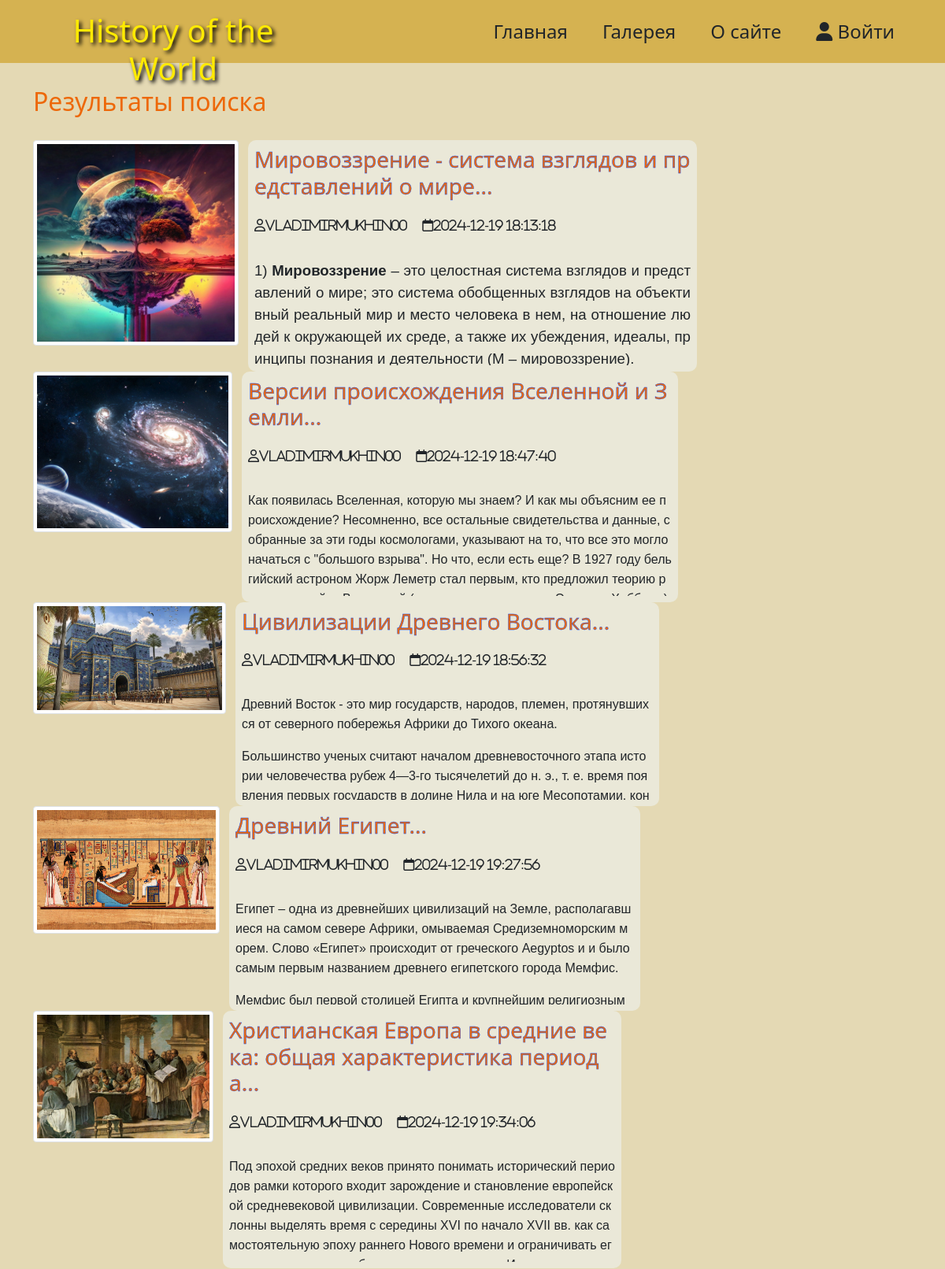
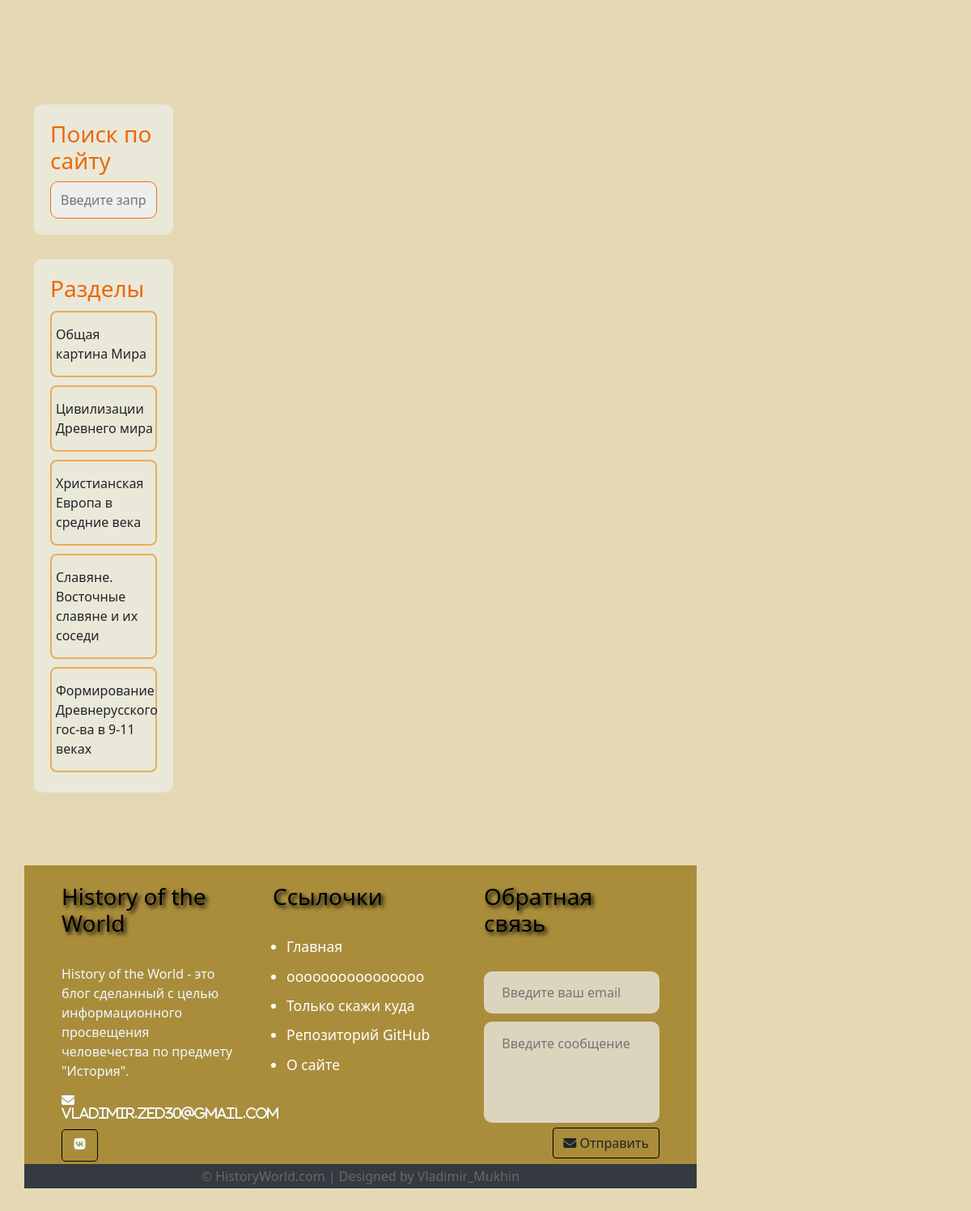
Screenshot of /search.php with the database file from the repository (2 pictures, top to bottom).
### tables this page shows
CREATE TABLE `posts` (
  `id` int NOT NULL,
  `id_user` int NOT NULL,
  `title` varchar(255) NOT NULL,
  `img` varchar(255) NOT NULL,
  `content` text NOT NULL,
  `status` tinyint NOT NULL,
  `id_category` int DEFAULT NULL,
  `created_date` datetime NOT NULL DEFAULT CURRENT_TIMESTAMP
);

CREATE TABLE `users` (
  `id` int NOT NULL,
  `admin` tinyint NOT NULL,
  `username` varchar(255) NOT NULL,
  `email` varchar(255) NOT NULL,
  `password` varchar(255) NOT NULL,
  `created` timestamp NOT NULL DEFAULT CURRENT_TIMESTAMP
);

CREATE TABLE `categories` (
  `id` int NOT NULL,
  `name` varchar(121) NOT NULL,
  `description` text NOT NULL
);

### app/database/db.php (called while the page is built, shortened)
<?php
require('connect.php');
function dbCheckError($query){
    $errInfo = $query->errorInfo();
    return true;
}
function selectAll($table, $params = []){
    global $pdo;
    $sql = "SELECT * FROM $table";
    $query = $pdo->prepare($sql);
    $query->execute();
    return $query->fetchAll();
}
function selectAllFromPostsWithUsersOnIndex($table1, $table2){
    global $pdo;
    $sql = "SELECT p.*, u.username FROM $table1 AS p JOIN $table2 AS u ON p.id_user = u.id WHERE p.status=1";
    $query = $pdo->prepare($sql);
    $query->execute();
    return $query->fetchAll();
}

### app/controllers/categories.php (called while the page is built, shortened)
<?php
include SITE_ROOT . "/app/database/db.php";
$categories = selectAll('categories');

### search.php (the view, shortened to what this page needs)
<!doctype html>
<html lang="ru">
  <head>
    <link href="https://cdn.jsdelivr.net/npm/bootstrap@5.0.1/dist/css/bootstrap.min.css" rel="stylesheet">
    <link rel="stylesheet" href="assets/css/style.css">
  </head>
  <body>
    <?php
    include("app/include/header.php");
    $posts = selectAllFromPostsWithUsersOnIndex('posts', 'users');
    ?>
    <div class="container">
      <div class="content row">
        <div class="main-content col-md-9 col-12">
          <h2>Результаты поиска</h2>
          <?php foreach($posts as $post): ?>
          <div class="post row">
            <div class="img col-12 col-md-4">
              <img src="<?=BASE_URL . 'assets/images/posts/' . $post['img'] ?>" alt="<?=$post['title'];?>" class="img-thumbnail">
            </div>
            <div class="post_text col-12 col-md-8">
                <h3>
                    <a href="<?=BASE_URL . 'single.php?post=' . $post['id']; ?>"><?=substr($post['title'], 0, 120) . '...' ?></a>
                </h3>
                <i class="far fa-user"><?=$post['username'] ?></i>
                <i class="far fa-calendar"><?=$post['created_date'] ?></i>
                <div class="previem-text">
                <p class="previem-text">
                  <?=$post['content']?>
                </p>
            </div>
          </div>
          <?php endforeach; ?>
        </div>
        <?php
        include("app/include/sitebar.php");
        ?>
      </div>
    </div>
    <?php
    include("app/include/footer.php");
    ?>
  </body>
</html>

### app/include/sitebar.php (shortened to what this page needs)
<div class="sidebar col-md-3 col-12">
  <div class="section search">
    <h3>Поиск по сайту</h3>
    <form action="<?= BASE_URL . 'search.php'?>" method="post">
      <input type="text" name="search-term" class="text-input" placeholder="Введите запросик...">
    </form>
  </div>
  <div class="section topics">
    <h3>Разделы</h3>
    <ul>
      <?php foreach($categories as $key => $category): ?>
      <li><a href="<?=BASE_URL . 'category.php?id=' . $category['id']; ?>"><?=$category['name']; ?></a></li>
      <?php endforeach; ?>
    </ul>
  </div>
</div>

### assets/css/style.css (style rules this page uses)
* { font-family: "Carlito", sans-serif, ; }
h1, h2, h3, h4, h5, h6 { color:rgb(237, 104, 9); }
body { background:rgb(228, 217, 180); }
a { text-decoration: none; color: inherit; }
input { padding: 10px 12px; display: block; width: 100%; border-radius: 10px; border: 1px solid rgb(248, 114, 5); line-height: 1.5rem; color: black; background: rgba(240, 248, 255, 0.514); }
.main-content h2 { margin: 30px 0; }
.main-content .post { margin-bottom: 30px; }
.main-content .post_text { background: rgba(240, 248, 255, 0.47); padding: 8px; border-radius: 10px; }
.main-content .post_text { word-break: break-all; }
.main-content .post_text h3 { margin-bottom: 20px; word-break: break-all; }
.main-content .post_text h3 a { -webkit-text-stroke: 0.4px rgb(0, 64, 255); }
.main-content .post_text i { margin: 0px 15px 20px 0px; }
.img-thumbnail { background-repeat: no-repeat; width: 100%; }
div.previem-text { height: 150px; overflow: hidden; }
.search { margin-top: 100px; }
.sidebar .section { background: rgba(240, 248, 255, 0.47); border-radius: 10px; padding: 20px; margin-bottom: 30px; }
.sidebar .topics ul { margin: 0px; padding: 0px; list-style-type: none; }
.sidebar .topics ul li { margin: 10px 0px 5px 0px; }
.sidebar .topics ul li a { display: block; padding: 15px 0px 15px 0px; border: 2px solid rgba(229, 132, 4, 0.58); border-radius: 8px; text-decoration: none; font-weight: 400; font-size: 1em; padding-left: 5px; }

### rows the page displays
posts: img (picture), title "Мировоззрение - система взглядов и представлений о мире", id_user.username "VladimirMukhin00", created_date "2024-12-19 18:13:18", content "1) Мировоззрение – это целостная система взглядов и представлений о мире; это система обобщенных взглядов на объективный реальный мир и место человека в нем, на отношение людей к окружающей их среде, а также их убеждения, идеалы, принципы познания и деятельности (М – мировоззрение)."
posts: img (picture), title "Версии происхождения Вселенной и Земли", id_user.username "VladimirMukhin00", created_date "2024-12-19 18:47:40", content "Как появилась Вселенная, которую мы знаем? И как мы объясним ее происхождение? Несомненно, все остальные свидетельства и данные, собранные за эти годы космологами, указывают на то, что все это могло начаться с \"большого взрыва\". Но что, если есть еще? В 1927 году бельгийский астроном Жорж Леметр стал первым, кто предложил теорию…"
posts: img (picture), title "Цивилизации Древнего Востока", id_user.username "VladimirMukhin00", created_date "2024-12-19 18:56:32", content "Древний Восток - это мир государств, народов, племен, протянувшихся от северного побережья Африки до Тихого океана. Большинство ученых считают началом древневосточного этапа истории человечества рубеж 4—3-го тысячелетий до н. э., т. е. время появления первых государств в долине Нила и на юге Месопотамии,…"
posts: img (picture), title "Древний Египет", id_user.username "VladimirMukhin00", created_date "2024-12-19 19:27:56", content "Египет – одна из древнейших цивилизаций на Земле, располагавшиеся на самом севере Африки, омываемая Средиземноморским морем. Слово «Египет» происходит от греческого Aegyptos и и было самым первым названием древнего египетского города Мемфис. Мемфис был первой столицей Египта и крупнейшим религиозным…"
posts: img (picture), title "Христианская Европа в средние века: общая характеристика периода", id_user.username "VladimirMukhin00", created_date "2024-12-19 19:34:06", content "Под эпохой средних веков принято понимать исторический периодов рамки ко­торого входит зарождение и становление европейской сред­невековой цивилизации. Современные исследователи склонны выделять время с середины XVI по начало XVII вв. как самостоятельную эпоху раннего Нового времени и ограни­чивать…"
categories: name "Общая картина Мира"
categories: name "Цивилизации Древнего мира"
categories: name "Христианская Европа в средние века"
categories: name "Славяне. Восточные славяне и их соседи"
categories: name "Формирование Древнерусского гос-ва в 9-11 веках"
